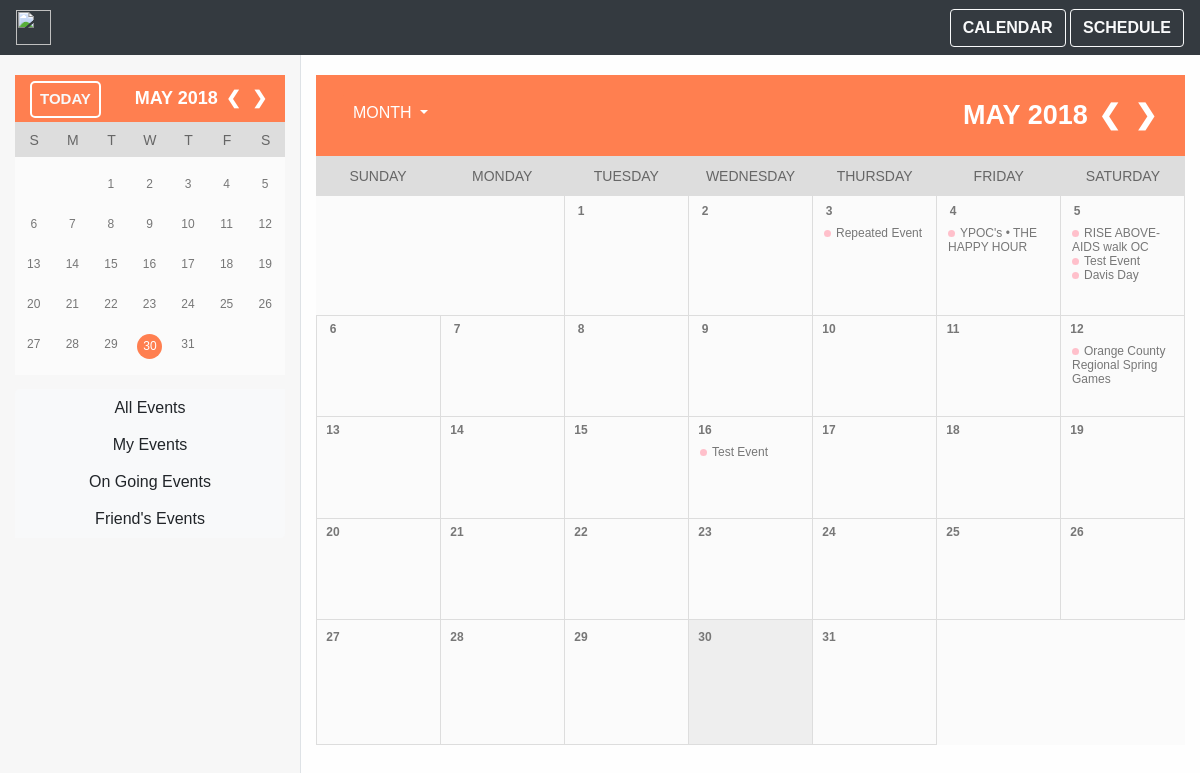
Page /calendarpage/ on the committed database.
### mainPage/models.py (models this page shows, shortened)
class Event(models.Model):
    name = models.CharField(max_length = 250)
    date_time = models.DateTimeField(default=datetime.datetime.now(), blank=True)
    end_time = models.DateTimeField(default=datetime.datetime.now(), blank=True)
    end_date = models.DateTimeField(default=datetime.datetime.now(), blank=True)
    day_name = models.IntegerField(default = datetime.datetime.now().weekday())
    event_description = models.CharField(default = '' ,max_length = 750)
    address = models.CharField(default = '' ,max_length = 750)
    picture_url = models.CharField(default = '' ,max_length = 3000)
    event_url = models.CharField(default = '' ,max_length = 3000)
    repeat = models.CharField(max_length = 128, choices = REPEAT_CHOICES, default='None')
    day_repeat = MultiSelectField(choices = DAY_CHOICES, default = 'None')

### mainPage/views.py (the view, shortened to what this page needs)
# urls.py: path('calendarpage/',views.calendarPage , name = 'calendar'), #calendarpage/, the current month's view of the calendar page
def calendarPage(request, filter = 'all'):
    if filter == 'all':
        events = Event.objects.all()
    elif filter == 'myevents':
        try:
            events = request.user.profile.events.all()
        except:
            events = []
    elif filter == 'ongoing':
        events = eventRepeat.objects.all()
    today_date = datetime.datetime.today()
    cal_var = get_calendar_variables(c_month = today_date.month, c_year = today_date.year) #retrieves all the variables for the current calendar month/year
    data = {'n_view': 'month', 'n_year': today_date.year, 'n_month': today_date.month, 'n_day': today_date.day,'n_filter':filter} #makes a dictionary of the current day's month/day/year, needed to view the next month/week/year
    events = events.filter(date_time__month = cal_var["cur_month"])
    insert_dict = {'events': sorted(events,key = lambda x: x.date_time)} #creates a dictionary with the events in the current month
    insert_dict.update(cal_var) #adds the calendar variables into the dictionary that will passed onto html
    insert_dict.update(data) #adds needed data into the dictionary that will passed onto html
    return render(request,'mainPage/calendarPage.html',insert_dict) #creates the calendar view using the insert dict

### mainPage/templates/mainPage/calendarPage.html (shortened to what this page needs)
{% extends 'base.html' %}
{% block head %}
    {% load static %}
    <link rel='stylesheet' href = "{% static 'mainPage/calendarPage.css' %}">
{% endblock %}
{% block right %}
<div class="month">
    <div class="dropdown">
    <button class="btn btn-secondary dropdown-toggle float-left" style="background-color: coral; border: coral; color: white;" type="button" id="dropdownMenuButton" data-toggle="dropdown" aria-haspopup="true" aria-expanded="false">
        MONTH
    </button>
    </div>
    {{cur_name_of_month}} {{cur_year}}
    <span class="prev"><a href="#">&#10094;</a></span>
    <span class="next"><a href="#">&#10095;</a></span>
</div>
<div class="week">
    <table>
        <tr>
            <td class="weekday">
                Sunday
            </td>
            <td class="weekday">
                Monday
            </td>
            <td class="weekday">
                Tuesday
            </td>
            <td class="weekday">
                Wednesday
            </td>
            <td class="weekday">
                Thursday
            </td>
            <td class="weekday">
                Friday
            </td>
            <td class="weekday">
                Saturday
            </td>
        </tr>
    </table>
</div>
<div class="calendar">
    <table>
        <tr>
            {%for i in first_day%}
            <td class="empty">
            </td>
            {% endfor %}
            {% for i in cur_num_days %}
            {% if today_day == forloop.counter and cur_month == today_month and cur_year == today_year %}
                <td class="today">
            {% else %}
                <td class="date">
            {% endif %}
                <div class="day">{{forloop.counter}}</div>
                <div class="events">
                    {% for event in events %}
                        {% if event.date_time.day == forloop.parentloop.counter and event.date_time.month == cur_month and event.date_time.year == cur_year %}
                        <div><span class="dot" style="background-color: pink"></span>{{event.name}}</div>
                        {% endif %}
                    {% endfor %}
                </div>
            </td>
                {% if forloop.counter|add:num_day|divisibleby:7%}
                    </tr><tr>
                {%endif%}
            {%endfor%}
        </tr>
    </table>
</div>
{% endblock %}

### mainPage/templates/base.html (shortened to what this page needs)
<head>
    <link rel="stylesheet" href="https://maxcdn.bootstrapcdn.com/bootstrap/4.0.0/css/bootstrap.min.css">
    {% load static %}
    <link rel='stylesheet' href = "{% static 'mainPage/base.css' %}">
    <link rel="stylesheet" href="https://use.fontawesome.com/releases/v5.0.12/css/all.css">
    {% block head %}
    {% endblock %}
</head>
<body>
    <nav class="navbar sticky-top navbar-expand-md navbar-dark bg-dark">
        <div class="navbar-collapse collapse w-100 order-3 dual-collapse2">
            <a href="https://www.givsum.com/"><img src="http://i64.tinypic.com/dcvji9.png" height="35px"></a>
            <ul class="navbar-nav ml-auto">
                <a href = "/calendarpage/" class="btn btn-outline-light"  style="font-weight: bold;" onclick="changeVar()">CALENDAR</a>
                <a href = "{%url 'mainPage:schedule'%}" class="btn btn-outline-light"  style="font-weight: bold;" onclick="changeVar()" >SCHEDULE</a>
            </ul>
        </div>
    </nav>
    <div class="container-fluid">
        <div class="row">
            <div class="col-3" style="background-color: #f7f7f7;" >
                <div class="s-month">
                        <button type="button" class="btn btn-outline-light float-left today-button">TODAY</button>
                        {{cur_name_of_month}} {{cur_year}}
                        <span class="prev"><a href="#">&#10094;</a></span>
                        <span class="next"><a href="#">&#10095;</a></span>
                    </div>
                    <div class="s-week">
                        <table>
                            <tr>
                                <td class="s-weekday">
                                    S
                                </td>
                                <td class="s-weekday">
                                    M
                                </td>
                                <td class="s-weekday">
                                    T
                                </td>
                                <td class="s-weekday">
                                    W
                                </td>
                                <td class="s-weekday">
                                    T
                                </td>
                                <td class="s-weekday">
                                    F
                                </td>
                                <td class="s-weekday">
                                    S
                                </td>
                            </tr>
                        </table>
                    </div>
                    <div class="s-calendar">
                        <table>
                            <tr>
                                {%for i in first_day%}
                                <td class="s-empty">
                                </td>
                                {% endfor %}
                                {% for i in cur_num_days %}
                                {% if today_day == forloop.counter and cur_month == today_month and cur_year == today_year %}
                                    <td class="s-today">
                                        <div class="s-day"><a href="#{{cur_month}}{{forloop.counter}}{{cur_year}}" style="color: white;">{{forloop.counter}}</a></div>
                                {% else %}
                                    <td class="s-date">
                                        <div class="s-day"><a href="#{{cur_month}}{{forloop.counter}}{{cur_year}}" style="color: #777;">{{forloop.counter}}</a></div>
                                {% endif %}
                                </td>
                                    {% if forloop.counter|add:num_day|divisibleby:7%}
                                        </tr><tr>
                                    {%endif%}
                                {%endfor%}
                            </tr>
                        </table>
                    </div>
                    <div class="btn-group btn-group-toggle btn-group-vertical filters" data-toggle="buttons">
                        <label class="btn btn-light all-events">
                            <input type="radio" name="options1" id="option1" autocomplete="off"> All Events
                        </label>
                        <label class="btn btn-light my-events"  >
                            <input type="radio" name="options2" id="option2" autocomplete="off"> My Events
                        </label>
                        <label class="btn btn-light ongoing-events">
                            <input type="radio" name="options3" id="option3" autocomplete="off"> On Going Events
                        </label>
                        <label class="btn btn-light friend-events">
                                <input type="radio" name="options4" id="option3" autocomplete="off"> Friend's Events
                        </label>
                    </div>
            </div>
            <div class="col-9 border-left" style="background-color: #fefefe;">
                <div class="scrollable">
                {% block right %}
                {% endblock %}
                </div>
            </div>
</body>

### mainPage/static/mainPage/base.css (style rules this page uses)
body { font-family: Helvetica; background-color: #fefefe; overflow-y:hidden; }
a { text-decoration:none; color: white; }
.filters { width: 100%; margin-top: 5%; position: relative; }
table { width: 100%; table-layout: fixed; }
.s-calendar { width: 100%; margin: auto; padding: 9px 0px; background-color:#fbfbfb; }
.s-month { width: 100%; padding: 10px 15px; margin: 20px auto 0px auto; text-align:right; background-color:coral; color: white; font-size: 18px; text-transform: uppercase; font-weight: bold; }
.s-week { width: 100%; table-layout: fixed; margin: auto; background-color:#ddd; padding: 5px 0px; }
.s-weekday { height: 25px; font-size: 14px; text-align: center; color: #666; }
.empty { position: relative; height: 125px; border-bottom: 1px solid #ddd; }
.s-date { position: relative; height: 40px; color: #777; }
.s-day { text-align: center; font-size:12px; width: 25px; height: 25px; margin: auto; padding-top: 3px; padding-right: 1px; }
.s-today { position: relative; height: 35px; color: #777; }
.s-today .s-day { background-color: coral; color: white; padding-top: 5px; padding-left: 1px; border-radius: 50%; }
.prev { padding: 2px 3px; }
.next { padding: 2px 3px; }
.scrollable { height: calc(100vh - 55px); width: 100%; overflow: auto; }
.navbar { height: 55px; }
.today-button { font-size: 15px; font-weight: bold; margin-top: -4px; padding: 5px 8px; border: white 2px solid; border-radius: 5px; background-color: coral; }

### mainPage/static/mainPage/calendarPage.css (style rules this page uses)
body { font-family: Helvetica, sans-serif; }
table { width: 100%; table-layout: fixed; }
.calendar { position: relative; width: 100%; margin: auto; background-color:#fbfbfb; }
.month { width: 100%; padding: 20px 25px; margin: 20px auto 0px auto; text-align:right; background-color:coral; color: white; font-size: 27px; text-transform: uppercase; font-weight: bold; }
.week { width: 100%; table-layout: fixed; padding:5px 0px; margin: auto; background-color:#ddd; }
.weekday { height: 30px; text-align: center; color: #666; font-size: 14px; text-transform: uppercase; }
.date { position: relative; height: calc((100vh - 90px) / 7); color: #777; border-bottom: 1px solid #ddd; border-left: 1px solid #ddd; border-right: 1px solid #ddd; }
.empty { position: relative; height: 120px; border-bottom: 1px solid #ddd; }
.day { position: relative; top: -1px; left: 5px; width: 20px; height: 20px; text-align: center; padding-top: 1px; font-size:12px; color: #777; font-weight: bold; }
.today { position: relative; height: 125px; color: #777; border: 1px solid #ddd; background-color: #eee; }
.events { position: relative; height: 70%; width: 95%; overflow-y: auto; left: 5px; top: 2px; font-size: 12px; padding: 0 5px; }
.dot { height: 7px; width: 7px; border-radius: 50%; display: inline-block; margin-right: 5px; }
.next { padding: 2px 3px; }
.prev { padding: 2px 3px; }
a { text-decoration:none; color: white; }

### rows in the picture
Event: name "Repeated Event"
Event: name "YPOC's • THE HAPPY HOUR"
Event: name "RISE ABOVE- AIDS walk OC"
Event: name "Test Event"
Event: name "Davis Day"
Event: name "Orange County Regional Spring Games"
Event: name "Test Event"

### other values in the picture
{{ cur_name_of_month }} "MAY"
{{ cur_year }} "2018"
